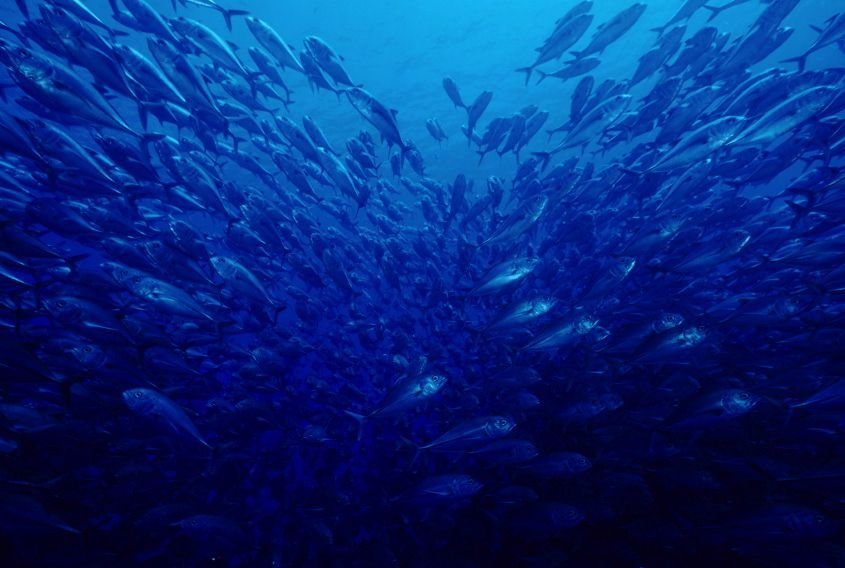
#> input picture blue_ocean.jpg, 845 x 568 px
$ python image_processing_p3_btarney1.py blue_ocean.jpg gaussian.jpg gaussian.jpg   (Python 2 division)
#> lines starting #> are read from the running program, lines starting #| are printed output that depends on the picture
### keyboard_handler.py
#!/usr/local/bin/python2

# @Author: Brandon Tarney
# @Date: 10/2017

# Usage class is for encapsulating user keyboard handling

import cv2
import numpy as np

class KeyboardHandler:
    def __init__(self, key='0', img=np.zeros(1)):
        self.key = key
        self.img = img

    # [8 lines left out: function do_work, not called in this run]

    def handle_keyboard_input(self, key, img):
        #insert logic here!
        if key == ord('s'):
            print("Saving file to output_file.jpg")
            cv2.imwrite('output_file.jpg', img)
            cv2.destroyAllWindows()
        else:
            cv2.destroyAllWindows()

### usage.py
#!/usr/local/bin/python2

# @Author: Brandon Tarney
# @Date: 10/2017

# Usage class is for encapsulating the usage of a program and displaying it appropriately

import sys

class Usage:
    def __init__(self, input_str):
        self.usage = list()
        self.usage.append(input_str)

    def add(self, input_str):
        self.usage.append(input_str)

    def show(self):
        for line in self.usage:
            print(line)


# [7 lines left out: function main, not called in this run]


# [2 lines that do not run on import are left out]

### image_shower.py
#!/usr/local/bin/python2

# @Author: Brandon Tarney
# @Date: 10/2017

# Usage: class is for encapsulating showing an image

import cv2
import numpy as np

class ImageShower:
    def __init__(self, img=np.zeros(5), description="no description", duration_ms=-1):
        self.image = img
        self.description = description
        self.duration_ms = duration_ms

    # [7 lines left out: function show, not called in this run]


    def show_image(self, img, description, duration_ms=-1):
        cv2.imshow(description, img)
        if(duration_ms == -1):
            key = cv2.waitKey()
        else:
            key = cv2.waitKey(duration_ms)
        return key

### image_processing_p3_btarney1.py
#!/usr/local/bin/python2

#Framework for basic openCV2 dev in python 2

#Usage: <program> <image_path>

#lib: ImageShower.show_image(), Usage.show(), MouseHandler.show(), KeyboardHandler.handle_keyboard_input(),

import time
import sys
import cv2
from matplotlib import pyplot as plt
import numpy as np


from keyboard_handler import KeyboardHandler
from mouse_handler import MouseHandler
from usage import Usage
from image_shower import ImageShower

def main():
    usage = Usage("USAGE: python2 %s <src_img_path> <ref_image_path> <optional_mask_path>" % (sys.argv[0]))
    img_helper = ImageShower()
    key_helper = KeyboardHandler()

    #------------------------------------------------
    #Check and Read arguments
    #------------------------------------------------
    if len(sys.argv) > 4 or len(sys.argv) < 2:
        print "ERROR: Missing Arguments"
        usage.show()
        sys.exit(1)
    elif sys.argv[1] == "-h":
        usage.show()
        sys.exit(0)
    elif len(sys.argv) == 4:
        input_mask = sys.argv[3]
        ref_img_name = sys.argv[2]
        src_img_name = sys.argv[1]
        mask = True;
    elif len(sys.argv) == 3:
        ref_img_name = sys.argv[2]
        src_img_name = sys.argv[1]
        mask = False

    #------------------------------------------------
    #Read/load image:
    #------------------------------------------------
    src_img = cv2.imread(src_img_name,1) #color img
#> src_img is the input picture: shape (568, 845, 3); mean B, G, R 122.6, 41.8, 6
    ref_img = cv2.imread(ref_img_name,1) #color img
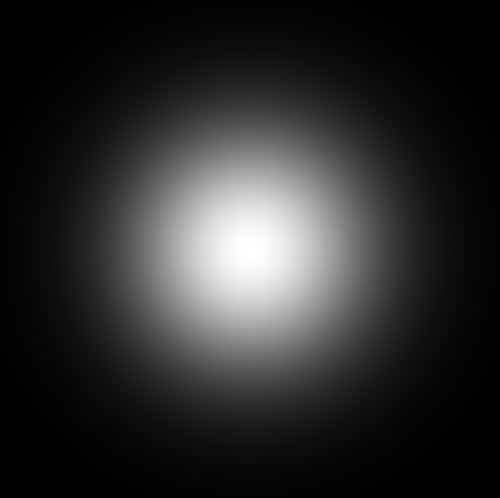
#> input picture gaussian.jpg, 500 x 498 px
#> ref_img is the input picture: shape (498, 500, 3); min 0, max 255, mean 44.3

    #------------------------------------------------
    #Show OG image (sanity check):
    #------------------------------------------------
    img_helper.show_image(src_img, "Input Image")
#> (key Esc is pressed here)
    img_helper.show_image(ref_img, "Reference Image")
#> (key Enter is pressed here)

    #------------------------------------------------
    #Img Processing
    #------------------------------------------------
    print("MATCH THE REFERENCE HISTOGRAM")
    transformed_img = match_histogram(src_img, ref_img)
    print
    img_helper.show_image(transformed_img, "Histogram Matched Image")

    if mask :
        mask = cv2.imread(input_mask, 0) #grayscale mask
        print("MASK THE IMAGE")
        masked_img = mask_image(transformed_img, mask)
        print
        transformed_img = masked_img

    #------------------------------------------------
    #Show Final Image (with changes):
    #------------------------------------------------
    #Show image and wait: '<esc>' to quit or 's' to save
    key = img_helper.show_image(transformed_img, "Final IMG")
    key_helper.handle_keyboard_input(key, transformed_img)


    '''
    #matplotLIB show src and ref img & output img
    #- also potentially plot src, ref, and final cdf

    plt.subplot(331),plt.imshow(sobel, 'gray'),plt.title('Sobel'),plt.axis('off')
    plt.subplot(332),plt.imshow(scharr, 'gray'),plt.title('Scharr'),plt.axis('off')
    plt.subplot(333),plt.imshow(laplacian, 'gray'),plt.title('Laplacian'),plt.axis('off')
    plt.subplot(334),plt.imshow(canny20, 'gray'),plt.title('Canny(Thresh1=20)'),plt.axis('off')
    plt.subplot(335),plt.imshow(canny40, 'gray'),plt.title('Canny(Thresh1=40)'),plt.axis('off')
    plt.subplot(336),plt.imshow(canny80, 'gray'),plt.title('Canny(Thresh1=80)'),plt.axis('off')
    plt.subplot(337),plt.imshow(canny100, 'gray'),plt.title('Canny(Thresh1=100)'),plt.axis('off')
    plt.show(block=True)
    '''

def match_histogram(src_img, ref_img):

    print("Split the img to manipulate 1 color at a time")
    src_b,src_g,src_r = cv2.split(src_img)
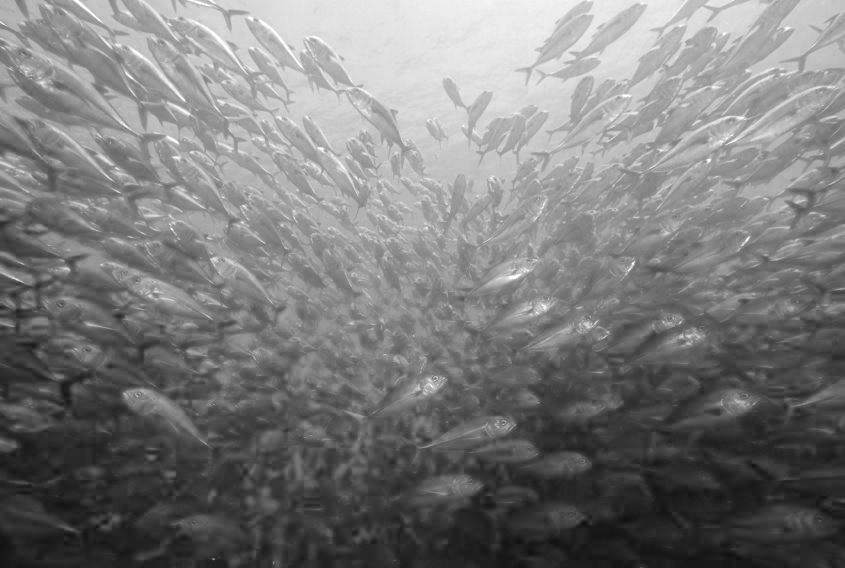
#> src_b: shape (568, 845); min 15, max 255, mean 122.6
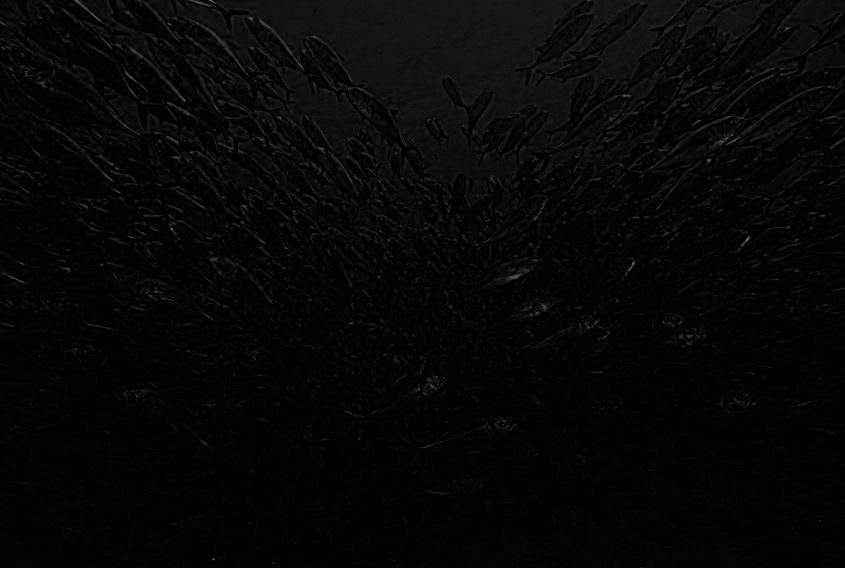
#> src_r: shape (568, 845); min 0, max 124, mean 6
    ref_b,ref_g,ref_r = cv2.split(ref_img)

    print("calculate each b,g,r histogram ")
    src_blue_hist, bins = np.histogram(src_b.flatten(), 256, [0,256])
#> src_blue_hist = 256 values, max 4370 at index 40, min 0 at index 0, mean 1874.8; bins = 257 values from 0 to 256
    src_green_hist, bins2 = np.histogram(src_g.flatten(), 256, [0,256])
#> src_green_hist = 256 values, max 46341 at index 0, min 0 at index 213, mean 1874.8; bins2 = 257 values from 0 to 256
    src_red_hist, bins3 = np.histogram(src_r.flatten(), 256, [0,256])
#> src_red_hist = 256 values, max 135424 at index 0, min 0 at index 86, mean 1874.8; bins3 = 257 values from 0 to 256

    ref_blue_hist, bins4 = np.histogram(ref_b.flatten(), 256, [0,256])
#> ref_blue_hist = 256 values, max 19056 at index 1, min 116 at index 254, mean 972.7; bins4 = 257 values from 0 to 256
    ref_green_hist, bins5 = np.histogram(ref_g.flatten(), 256, [0,256])
#> ref_green_hist has the same summary as ref_blue_hist; bins5 = 257 values from 0 to 256
    ref_red_hist, bins6 = np.histogram(ref_r.flatten(), 256, [0,256])
#> ref_red_hist has the same summary as ref_blue_hist; bins6 = 257 values from 0 to 256

    print("Calculate (normalized) CDF for each image")
    src_blue_cdf = src_blue_hist.cumsum()
#> src_blue_cdf = 256 values from 0 to 479960
    src_blue_cdf = src_blue_cdf / float(src_blue_cdf.max())
#> src_blue_cdf = 256 values from 0 to 1
    src_green_cdf = src_green_hist.cumsum()
#> src_green_cdf = 256 values from 46341 to 479960
    src_green_cdf = src_green_cdf / float(src_green_cdf.max())
#> src_green_cdf = 256 values from 0.0966 to 1
    src_red_cdf = src_red_hist.cumsum()
#> src_red_cdf = 256 values from 135424 to 479960
    src_red_cdf = src_red_cdf / float(src_red_cdf.max())
#> src_red_cdf = 256 values from 0.282 to 1

    ref_blue_cdf = ref_blue_hist.cumsum()
#> ref_blue_cdf = 256 values from 15738 to 249000
    ref_blue_cdf = ref_blue_cdf / float(ref_blue_cdf.max())
#> ref_blue_cdf = 256 values from 0.0632 to 1
    ref_green_cdf = ref_green_hist.cumsum()
#> ref_green_cdf = 256 values from 15738 to 249000
    ref_green_cdf = ref_green_cdf / float(ref_green_cdf.max())
#> ref_green_cdf = 256 values from 0.0632 to 1
    ref_red_cdf = ref_red_hist.cumsum()
#> ref_red_cdf = 256 values from 15738 to 249000
    ref_red_cdf = ref_red_cdf / float(ref_red_cdf.max())
#> ref_red_cdf = 256 values from 0.0632 to 1

    print("Create a lookup table for each color")
    blue_lookup_table = np.zeros(256)
    tmp_lookup_value = 0
    for srcPixelValue in range(len(src_blue_cdf)):
        tmp_lookup_value
        for refPixelValue in range(len(ref_blue_cdf)):
            if ref_blue_cdf[refPixelValue] >= src_blue_cdf[srcPixelValue]:
                tmp_lookup_value = refPixelValue
                break
        blue_lookup_table[srcPixelValue] = tmp_lookup_value
#> after the loop, blue_lookup_table = 256 values from 0 to 255

    green_lookup_table = np.zeros(256)
    tmp_lookup_value = 0
    for srcPixelValue in range(len(src_green_cdf)):
        tmp_lookup_value = 0
        for refPixelValue in range(len(ref_green_cdf)):
            if ref_green_cdf[refPixelValue] >= src_green_cdf[srcPixelValue]:
                tmp_lookup_value = refPixelValue
                break
        green_lookup_table[srcPixelValue] = tmp_lookup_value
#> after the loop, green_lookup_table = 256 values from 1 to 255

    red_lookup_table = np.zeros(256)
    tmp_lookup_value = 0
    for srcPixelValue in range(len(src_red_cdf)):
        tmp_lookup_value = 0
        for refPixelValue in range(len(ref_red_cdf)):
            if ref_red_cdf[refPixelValue] >= src_red_cdf[srcPixelValue]:
                tmp_lookup_value = refPixelValue
                break
        red_lookup_table[srcPixelValue] = tmp_lookup_value
#> after the loop, red_lookup_table = 256 values from 4 to 255

    print("Transform the original colors by the lookup function")
    transformed_blue = cv2.LUT(src_b, blue_lookup_table)
    transformed_green = cv2.LUT(src_g, green_lookup_table)
    transformed_red = cv2.LUT(src_r, red_lookup_table)
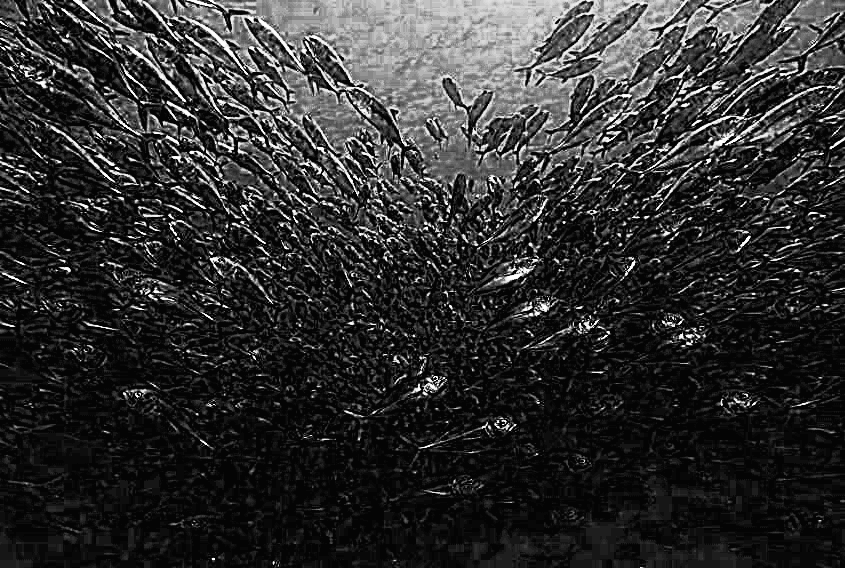
#> transformed_red: shape (568, 845) float64; min 4, max 255, mean 47.7

    print("Compare (graph?) Normalized histograms or CDF's to see the matching")
    transformed_blue_hist, bin = np.histogram(transformed_blue.flatten(), 256, [0,256])
#> transformed_blue_hist = 256 values, max 35325 at index 1, min 0 at index 34, mean 1874.8; bin = 257 values from 0 to 256
    transformed_green_hist, bin = np.histogram(transformed_green.flatten(), 256, [0,256])
#> transformed_green_hist = 256 values, max 46341 at index 1, min 0 at index 0, mean 1874.8
    transformed_red_hist, bin = np.histogram(transformed_red.flatten(), 256, [0,256])
#> transformed_red_hist = 256 values, max 135424 at index 4, min 0 at index 0, mean 1874.8

    transformed_blue_hist = transformed_blue_hist / float(src_img.shape[0] * src_img.shape[1])
#> transformed_blue_hist = 256 values, max 0.0736 at index 1, min 0 at index 34, mean 0.00391
    transformed_blue_cdf = transformed_blue_hist.cumsum()
#> transformed_blue_cdf = 256 values from 0.0625 to 1
    transformed_blue_cdf = transformed_blue_cdf / float(transformed_blue_cdf.max())

    transformed_green_hist = transformed_green_hist / float(src_img.shape[0] * src_img.shape[1])
#> transformed_green_hist = 256 values, max 0.0966 at index 1, min 0 at index 0, mean 0.00391
    transformed_green_cdf = transformed_green_hist.cumsum()
#> transformed_green_cdf = 256 values from 0 to 1
    transformed_green_cdf = transformed_green_cdf / float(transformed_green_cdf.max())

    transformed_red_hist = transformed_red_hist / float(src_img.shape[0] * src_img.shape[1])
#> transformed_red_hist = 256 values, max 0.282 at index 4, min 0 at index 0, mean 0.00391
    transformed_red_cdf = transformed_red_hist.cumsum()
#> transformed_red_cdf = 256 values from 0 to 1
    transformed_red_cdf = transformed_red_cdf / float(transformed_red_cdf.max())

    print("recombine/return the image")
    transformed_img = cv2.merge([transformed_blue, transformed_green, transformed_red])
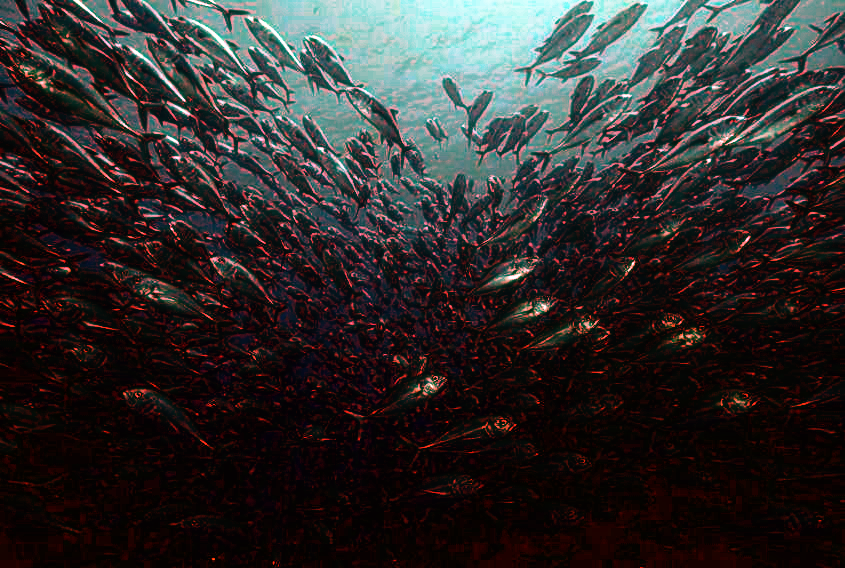
#> transformed_img: shape (568, 845, 3) float64; mean B, G, R 44.8, 44.8, 47.7
    transformed_img = cv2.convertScaleAbs(transformed_img)
    return transformed_img

def mask_image(img, mask):
    print("splitting the colors")
    color1, color2, color3 = cv2.split(img)

    print("Resizing mask to fit image")
    scaled_mask = cv2.resize(mask, (img.shape[1], img.shape[0]), cv2.INTER_NEAREST)
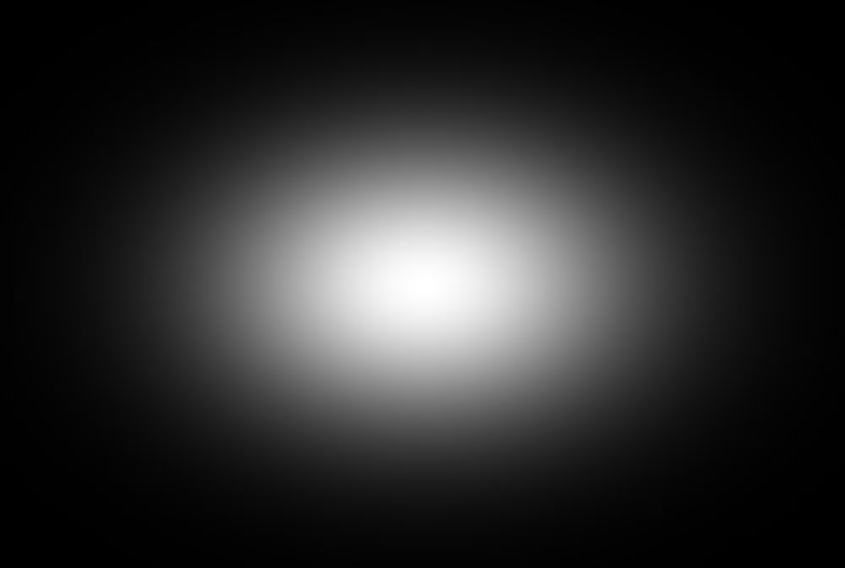
#> scaled_mask: shape (568, 845); min 0, max 255, mean 44.2
    print("Img Dimensions: {0} by {1} vs. mask dimensions {2} by {3}".format(
        img.shape[0], img.shape[1], scaled_mask.shape[0], scaled_mask.shape[1]))
#| Img Dimensions: 568 by 845 vs. mask dimensions 568 by 845

    print("Normalizing the mask")
    normalized_scaled_mask = scaled_mask / float(255)

    print("Scale/mask color values")
    color1 = color1 * normalized_scaled_mask
    color1 = color1.astype(int)
    color2 = color2 * normalized_scaled_mask
    color2 = color2.astype(int)
    color3 = color3 * normalized_scaled_mask
    color3 = color3.astype(int)

    print("Recombine/return the image")
    merge = cv2.merge([color1, color2, color3])
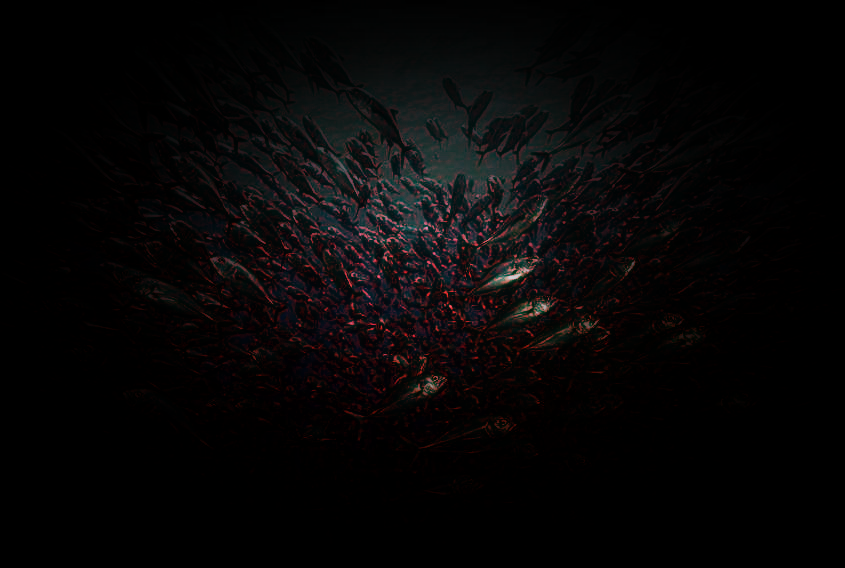
#> merge: shape (568, 845, 3) int32; mean B, G, R 6.5, 6.2, 7.3
    final_img = cv2.convertScaleAbs(merge)
    return final_img


    #OUTPUT USING MATPLOTLIB!


if __name__ == "__main__":
        main()
#> in main, `key = img_helper.show_image(transformed_img, "Final IMG")`: key = 27
